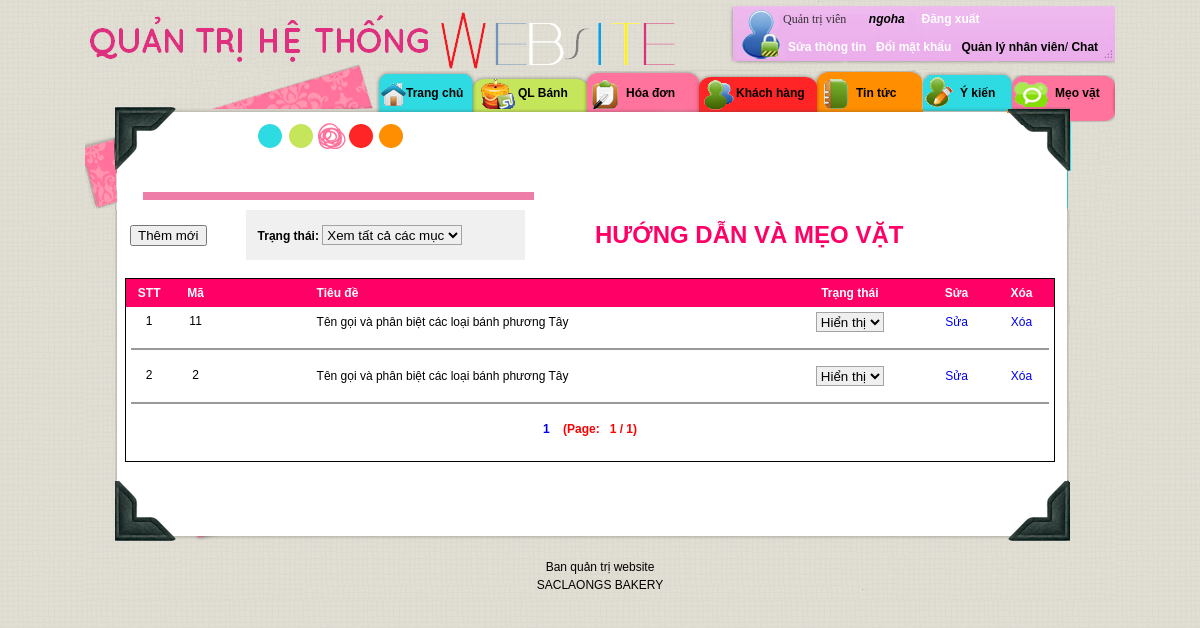
Page /admin/admin.php?go=leading_list&lstatus=2 (signed in) on the committed database.
### tables this page shows
CREATE TABLE IF NOT EXISTS `leadings` (
  `LeadID` tinyint(4) NOT NULL AUTO_INCREMENT,
  `LeadName` varchar(225) NOT NULL,
  `LeadNote` varchar(500) NOT NULL,
  `LeadContent` longtext NOT NULL,
  `LeadImage` varchar(100) DEFAULT NULL,
  `LeadVideo` varchar(100) DEFAULT NULL,
  `LeadStatus` tinyint(4) NOT NULL DEFAULT '1',
  PRIMARY KEY (`LeadID`)
);

### admin/leading/leading_list.php (the view, shortened to what this page needs)
<?
	$record_per_page = 10;
	$pagenum = $_GET["page"];
	$lstatus=$_REQUEST['lstatus'];
	$page = "admin.php?go=leading_list&lstatus=".$lstatus;
	if($lstatus==2){
		$sql_leading="SELECT * FROM leadings order by LeadID desc";
	}else{
		$sql_leading="SELECT * FROM leadings WHERE LeadStatus=".$lstatus." order by LeadID desc";
	}
	$re_leading=mysql_query($sql_leading,$cnn);
	$totalpage =ceil( mysql_num_rows($re_leading) / $record_per_page);
	if(!$pagenum || $pagenum <=0 || $pagenum > $totalpage){
		$pagenum = 1;
	}
	if($pagenum == 1){
		$from = 0;
	}else{
		$from = ($pagenum-1)*$record_per_page;
	}
	$sql_leading =$sql_leading." LIMIT ".$from.",".$record_per_page;
	$re_leading=mysql_query($sql_leading,$cnn);
?>
<table width="100%" border="0" cellpadding="5" cellspacing="0">
  <tr>
	<td width="13%" height="40" >
	<input class="buttonbutton" type="button" value="Thêm mới" onclick="window.location ='admin.php?go=leading_add'" />			</td>
	<td width="30%"   bgcolor="#F0F0F0">
		<span style="font-weight:bold">&nbsp;&nbsp;Trạng thái:</span>
		<select class="tableboxinput" name="SelectLeading" id="SelectLeading" onchange="location.href='admin.php?go=leading_list&lstatus='+this.value">
				<?
				if($lstatus==2)
				{
				?>
					<option value="2">Xem tất cả các mục</option>
					<?
				}else if($lstatus==1){
				?>
					<option value="2">Xem tất cả các mục</option>
					<option value="1" selected="selected">Các mục hiện</option>
					<option value="0">Các mục ẩn</option>
					<?
				}else if($lstatus==0){
				?>
					<option value="2">Xem tất cả các mục</option>
					<option value="1">Các mục hiện</option>
					<option value="0" selected="selected">Các mục ẩn</option>
					<?
				}
				?>
		</select>
	</td>
	<td width="7%" align="left">					</td>
	<td width="50%" align="left"><span class="style1">HƯỚNG DẪN VÀ MẸO VẶT </span></td>
  </tr>
</table><br />
<div class="table2">
	<table width="100%"  cellspacing="0" cellpadding="5" >
		<tr bgcolor="#333333">
		  <td width="5%" align="center" bgcolor="#FF0066"><span align="center" class="style2">STT</span></td>
		  <td width="5%" align="center" bgcolor="#FF0066"><span align="center" class="style2">Mã</span></td>
		  <td width="10%" align="left" bgcolor="#FF0066">&nbsp;</td>
		  <td width="50%" align="left" bgcolor="#FF0066"><span align="center" class="style2">Tiêu đề</span> </td>
		  <td width="16%" align="center" bgcolor="#FF0066"><span align="center" class="style2">Trạng thái</span></td>
		  <td width="7%" align="center" bgcolor="#FF0066"><span align="center" class="style2">Sửa</span></td>
		  <td width="7%" align="center" bgcolor="#FF0066"><span align="center" class="style2">Xóa</span></td>
		</tr>
		<?
		$t=0;
		while($row_leading=mysql_fetch_array($re_leading))
		{
		$t++;
		?>
		<tr onmouseover="this.className='over'" onmouseout="this.className='out'">
		  <td width="5%" align="center" valign="top" onclick="location.href='admin.php?go=leading_detail&action=detail&leadid=<? echo($row_leading['LeadID']);?>'"><?php echo($t);?></td>
		  <td width="5%" align="center" valign="top" onclick="location.href='admin.php?go=leading_detail&action=detail&leadid=<? echo($row_leading['LeadID']);?>'"><? echo($row_leading['LeadID']);?></td>
		  <td width="10%" onclick="location.href='admin.php?go=leading_detail&action=detail&leadid=<? echo($row_leading['LeadID']);?>'">&nbsp;</td>
		  <td width="50%" onclick="location.href='admin.php?go=leading_detail&action=detail&leadid=<? echo($row_leading['LeadID']);?>'"><? echo($row_leading['LeadName']);?></td>
		  <td width="16%" align="center">
			<select class="tableboxinput" name="selectleading" onchange="location.href='admin.php?go=leading_list&lstatus=<? echo $lstatus ?>&action=update&leadid=<? echo($row_leading['LeadID']);?>&leadstatus='+this.value">
				<?
				if($row_leading['LeadStatus']==1){
				?>
				<option value="1">Hiển thị</option>
				<?
				 }else if($row_leading['LeadStatus']==0){
				?>
				<option value="0">Ẩn</option>
				<option value="1">Hiển thị</option>
				<?
				}
				?>
		  </select>      </td>
		  <td width="7%" align="center"><a href="admin.php?go=leading_edit&action=edit&leadid=<? echo($row_leading['LeadID']);?>">Sửa</a></td>
		  <td width="7%" align="center"><a href='admin.php?go=leading_list&lstatus=<? echo $lstatus; ?>&action=delete&leadid=<? echo($row_leading['LeadID']);?>' onClick="if(confirm('Bạn thực sự muốn xóa mục này?')) return true; else return false;">Xóa</a></td>
		</tr>
		<tr>
			<td colspan="7"><hr color="#999999" size="2" /></td>
		</tr>
		<?
		}
		?>
		<tr  style="font-size:12px; font-weight:bold">
		  <td colspan="7" align="center" valign="bottom" >
		  <?
			for($i =1; $i<=$totalpage;$i++)
			{
				if ($i==1){
					echo "<a href='".$page."&page=".$i."' >".$i."</a>"	;
				}else{
				if($pagenum==$i)
					echo " | <a href='".$page."&page=".$i."'><B><font color=red><u>".$i."</u></font></B></a>";
				else
					echo " | <a href='".$page."&page=".$i."'>".$i."</a>";
				}
			}
			echo("<font color=red>  &nbsp; &nbsp;(Page: &nbsp; ".$pagenum."&nbsp;/&nbsp;".$totalpage.")");
			?>	  </td>
		</tr>
	</table><br />
</div><br />

### admin/styleadmin.css (style rules this page uses)
html, body, div, span, h1, h2, h3, h4, h5, h6, p, blockquote, pre, a, em, font, img, small, strike, strong, b, u, i, center, dl, dt, dd, ol, ul, li, fieldset, form { margin: 0; padding: 0; border: 0; outline: 0; font-size:100%; vertical-align:baseline; background: transparent; }
body { font-family: Verdana, Arial, Helvetica, sans-serif; font-size:75%; line-height: 1.5em; background: url(images/bgpage.png) repeat; position: relative; }
a { text-decoration: none; }
.style1 { font-size: 24px; font-weight: bold; color: #FF0066; }
.style2 { color: #FFFFFF; font-weight: bold; }
.table2 { border: 1px solid threedshadow; -moz-border-radius: 0px 0px 10px 10px; }
.tableboxinput { height:20px; border: 1px solid threedshadow; -moz-border-radius:5px 5px 5px 5px; border-color: #A3A3A3; }

### rows in the picture
leadings: LeadID "11", LeadName "Tên gọi và phân biệt các loại bánh phương Tây", selectleading "Hiển thị"
leadings: LeadID "2", LeadName "Tên gọi và phân biệt các loại bánh phương Tây", selectleading "Hiển thị"

### other values in the picture
$_SESSION['UserAd'] "ngoha"
$pagenum "1"
$totalpage "1"
